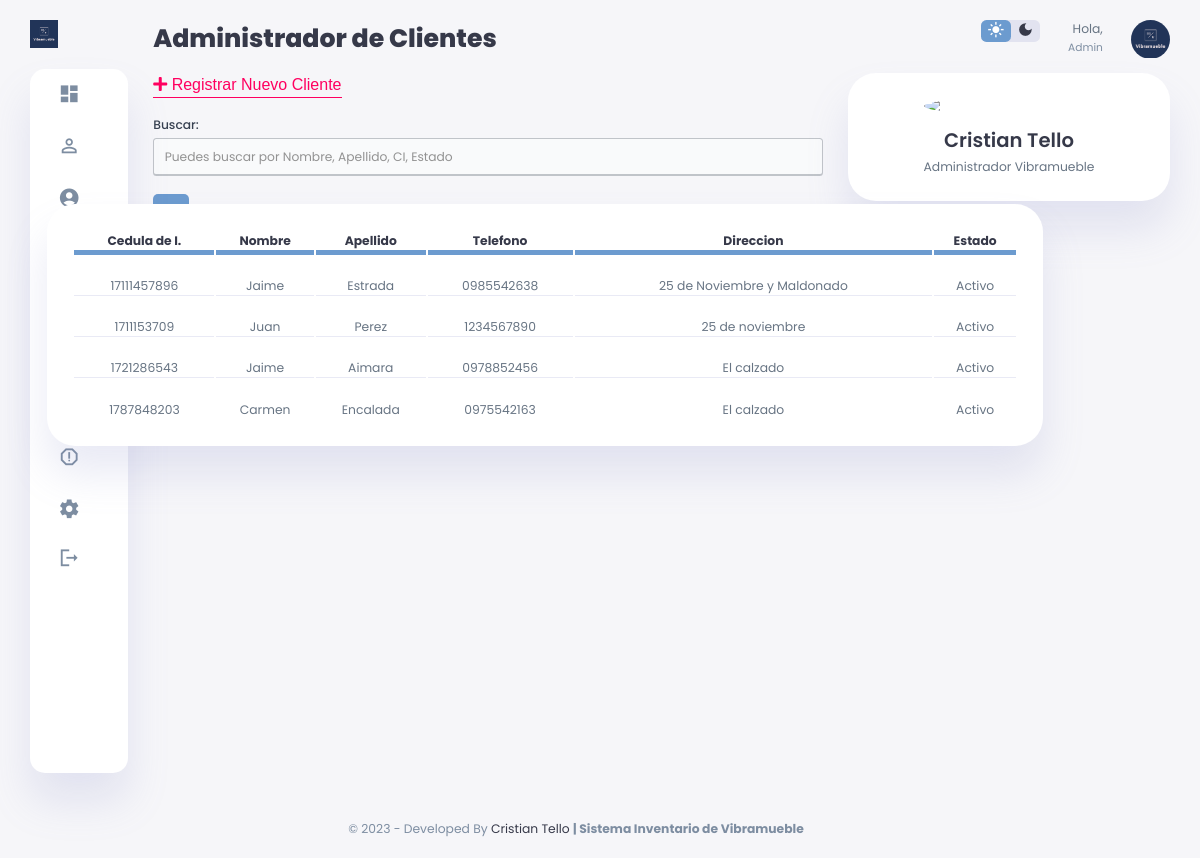
Page /php/clientes_panel.php on the committed database.
### tables this page shows
CREATE TABLE `cliente` (
  `Id_Cliente` int(11) NOT NULL,
  `CI_Cliente` varchar(100) NOT NULL,
  `Nombre_Cliente` varchar(100) NOT NULL,
  `Apellido_Cliente` varchar(100) NOT NULL,
  `Telefono_Cliente` varchar(100) NOT NULL,
  `Direccion_Cliente` varchar(100) NOT NULL,
  `Estado_Cliente` int(2) NOT NULL DEFAULT 1,
  `Dateadd_Cliente` datetime NOT NULL DEFAULT current_timestamp(),
  `Id_Usuario` int(11) NOT NULL
);

### php/clientes_panel.php (the view, shortened to what this page needs)
<?php
include('dbconnection.php');
include('parts/head.php');
?>
</head>
<body>
    <?php
    include('parts/sidebar.php')
    ?>
    <main>
        <h1>Administrador de Clientes</h1>
        <br>
        <p>
            <button class="button-modal" data-modal="form-cliente">
                <span><i class='fa fa-plus'></i></span>
                Registrar Nuevo Cliente
            </button>
        </p>
        <div class="nice-form-group">
            <div class="nice-form-group" width="30%">
                <label for="campo">Buscar: </label>
                <input type="text" class="campo" name="campo" id="campo" placeholder="Puedes buscar por Nombre, Apellido, CI, Estado" />
            </div>
        </div>
        <div class="recent-orders">
            <table>
                <thead>
                    <tr>
                        <th>Cedula de I.</th>
                        <th>Nombre</th>
                        <th>Apellido</th>
                        <th>Telefono</th>
                        <th>Direccion</th>
                        <th class="status">Estado</th>
                    </tr>
                </thead>
                <tbody class="content">
                    <?php
                    $sql_register = mysqli_query($con, "SELECT COUNT(*) as total_registro FROM cliente");
                    $result_register = mysqli_fetch_array($sql_register);
                    $total_registro = $result_register['total_registro'];
                    $por_pagina = 5;
                    if (empty($_GET['pagina'])) {
                        $pagina = 1;
                    } else {
                        $pagina = $_GET['pagina'];
                    }
                    $desde = ($pagina - 1) * $por_pagina;
                    $total_paginas = ceil($total_registro / $por_pagina);
                    $ret = mysqli_query($con, "SELECT * FROM cliente LIMIT $desde,$por_pagina");
                    $row = mysqli_num_rows($ret);
                    if ($row > 0) {
                        while ($row = mysqli_fetch_array($ret)) {
                            if ($row['Estado_Cliente'] == 1) {
                                $estado_text = "Activo";
                                $color_row = "";
                            } else {
                                $estado_text = "Inactivo";
                                $color_row = "style='background-color: #ffb0b0; '";
                                $display = "style='display: none; '";
                                $displayActive = "style='display: '";
                            }
                    ?>
                            <tr class="id_row" <?php echo $color_row; ?> id="<?php echo $row['Id_Cliente'] ?>">
                                <td>
                                    <div class="nice-form-group">
                                        <span class="editSpan ci"><?php echo $row['CI_Cliente']; ?></span>
                                    </div>
                                </td>
                                <td>
                                    <div class="nice-form-group">
                                        <span class="editSpan first_name"><?php echo $row['Nombre_Cliente']; ?></span>
                                    </div>
                                </td>
                                <td>
                                    <div class="nice-form-group">
                                        <span class="editSpan last_name"><?php echo $row['Apellido_Cliente']; ?></span>
                                    </div>
                                </td>
                                <td>
                                    <div class="nice-form-group">
                                        <span class="editSpan phone"><?php echo $row['Telefono_Cliente']; ?></span>
                                    </div>
                                </td>
                                <td>
                                    <div class="nice-form-group">
                                        <span class="editSpan adress"><?php echo $row['Direccion_Cliente']; ?></span>
                                    </div>
                                </td>
                                <td>
                                    <div class="nice-form-group">
                                        <span class="editSpan password"><?php echo $estado_text; ?></span>
                                    </div>
                                </td>
                            </tr>
                        <?php
                        }
                    } else { ?>
                        <tr>
                            <th style="text-align:center; color:red;" colspan="8">No hay datos</th>
                        </tr>
                    <?php }
                    ?>
                </tbody>
            </table>
        </div>
        <br>
        <div class="pagination">
            <?php
            for ($i = 1; $i <= $total_paginas; $i++) {
                if ($i == $pagina) {
                    echo '<a class="active">' . $i . '</a>';
                } else {
                    echo '<a href="?pagina=' . $i . '">' . $i . '</a>';
                }
            }
            ?>
        </div>
    </main>
    <?php
    include('parts/right_section.php');
    ?>
    </div>
    <?php
    include('parts/footer.php');
    ?>
</body>

### css/style.css (style rules this page uses)
:root { --color-primary: #6c9bcf; --color-danger: #ff0060; --color-success: #1b9c85; --color-warning: #f7d060; --color-white: #fff; --color-info-dark: #7d8da1; --color-dark: #363949; --color-light: rgba(132, 139, 200, 0.18); --color-dark-variant: #677483; --color-background: #f6f6f9; --card-border-radius: 2rem; --border-radius-1: 0.4rem; --border-radius-2: 1.2rem; --card-padding: 1.8rem; --padding-1: 1.2rem; --box-shadow: 0 2rem 3rem var(--color-light); color: #fb8f8f; }
* { margin: 0; padding: 0; outline: 0; appearance: 0; border: 0; text-decoration: none; box-sizing: border-box; }
html { font-size: 14px; }
body { width: 100vw; height: 100vh; font-family: "Poppins", sans-serif; font-size: 0.88rem; user-select: none; overflow-x: hidden; color: var(--color-dark); background-color: var(--color-background); }
a { color: var(--color-dark); }
h1 { font-weight: 800; font-size: 1.8rem; }
p { color: var(--color-dark-variant); }
main { margin-top: 1.4rem; }
main .recent-orders { margin-top: 1.3rem; }
main .recent-orders table { background-color: var(--color-white); width: 100%; padding: var(--card-padding); text-align: center; box-shadow: var(--box-shadow); border-radius: var(--card-border-radius); transition: all 0.3s ease; }
main .recent-orders table thead th { border-bottom: var(--color-primary) 5px solid; }
main table tbody td { height: 2.8rem; border-bottom: 1px solid var(--color-light); color: var(--color-dark-variant); }
main table tbody tr:last-child td { border: none; }
main .pagination { display: inline-block; }
main .pagination a { color: var(--color-primary); float: left; padding: 8px 16px; text-decoration: none; }
main .pagination a.active { background-color: var(--color-primary); color: white; border-radius: 5px; }
@media screen and (max-width: 1200px) { main .recent-orders { width: 94%; position: absolute; left: 50%; transform: translateX(-50%); margin: 2rem 0 0 0.8rem; } }
@media screen and (max-width: 1200px) { main .recent-orders table { width: 83vw; } }

### css/modal_form_style.css (style rules this page uses)
button.button-modal { background: none; border-top: none; outline: none; border-right: none; border-left: none; border-bottom: #ff0060 1px solid; padding: 0 0 3px 0; font-size: 16px; color: #ff0060; cursor: pointer; }

### rows in the picture
cliente: CI_Cliente "17111457896", Nombre_Cliente "Jaime", Apellido_Cliente "Estrada", Telefono_Cliente "0985542638", Direccion_Cliente "25 de Noviembre y Maldonado", Estado_Cliente "Activo"
cliente: CI_Cliente "1711153709", Nombre_Cliente "Juan", Apellido_Cliente "Perez", Telefono_Cliente "1234567890", Direccion_Cliente "25 de noviembre", Estado_Cliente "Activo"
cliente: CI_Cliente "1721286543", Nombre_Cliente "Jaime", Apellido_Cliente "Aimara", Telefono_Cliente "0978852456", Direccion_Cliente "El calzado", Estado_Cliente "Activo"
cliente: CI_Cliente "1787848203", Nombre_Cliente "Carmen", Apellido_Cliente "Encalada", Telefono_Cliente "0975542163", Direccion_Cliente "El calzado", Estado_Cliente "Activo"
